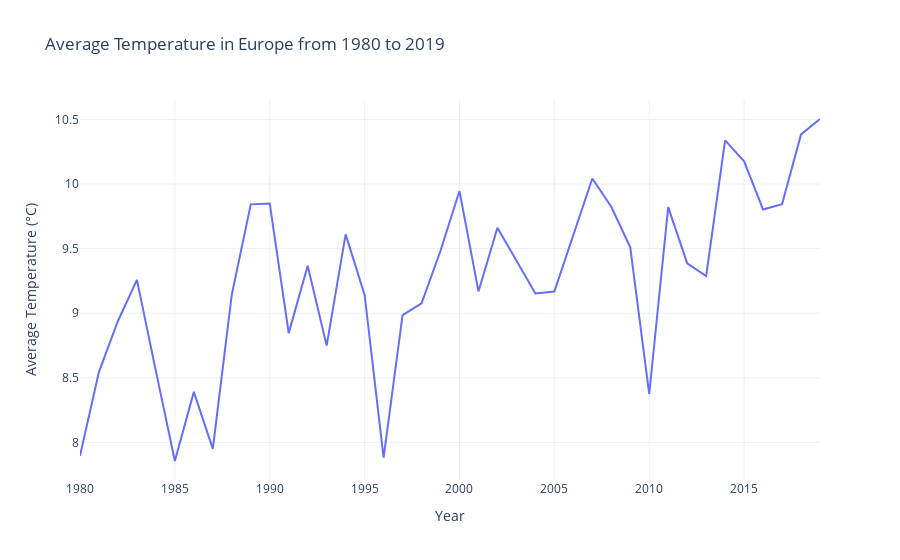

Notebook source saved alongside this figure:
### Markdown cell above
We also provide the overall evolution of annual temperature in Europe:

<details>
<summary><b>Click to toggle code</b></summary>

```python
# Create the line plot 
fig = px.line(
    data_year,
    x='year',
    y='Average Temperature',
    labels={
        'Average Temperature': 'Average Temperature (°C)',
        'year': 'Year'
    },
    title='Average Temperature in Europe from 1980 to 2019',
    template='plotly_white'
)

fig.update_xaxes(dtick=5)  # Set the x-axis tick interval to 1
fig.show()
```

### Code cell
# Create the line plot 
fig = px.line(
    data_year,
    x='year',
    y='Average Temperature',
    labels={
        'Average Temperature': 'Average Temperature (°C)',
        'year': 'Year'
    },
    title='Average Temperature in Europe from 1980 to 2019',
    template='plotly_white'
)

fig.update_xaxes(dtick=5)  # Set the x-axis tick interval to 1
fig.show()

### Figure 1 — Plotly figure (JSON) as saved in the notebook; plotly's stock layout.template omitted (floating-point values rounded to 4 significant figures)
{"data": [{"hovertemplate": "Year=%{x}<br>Average Temperature (°C)=%{y}<extra></extra>", "legendgroup": "", "line": {"color": "#636efa", "dash": "solid"}, "marker": {"symbol": "circle"}, "mode": "lines", "name": "", "orientation": "v", "showlegend": false, "type": "scatter", "x": ["1980", "1981", "1982", "1983", "1984", "1985", "1986", "1987", "1988", "1989", "1990", "1991", "1992", "1993", "1994", "1995", "1996", "1997", "1998", "1999", "2000", "2001", "2002", "2003", "2004", "2005", "2006", "2007", "2008", "2009", "2010", "2011", "2012", "2013", "2014", "2015", "2016", "2017", "2018", "2019"], "xaxis": "x", "y": [7.897, 8.547, 8.94, 9.258, 8.552, 7.856, 8.391, 7.95, 9.144, 9.843, 9.849, 8.846, 9.368, 8.749, 9.61, 9.142, 7.882, 8.985, 9.077, 9.483, 9.946, 9.169, 9.662, 9.407, 9.153, 9.168, 9.604, 10.04, 9.824, 9.511, 8.375, 9.821, 9.386, 9.288, 10.34, 10.18, 9.803, 9.844, 10.38, 10.5], "yaxis": "y"}], "layout": {"legend": {"tracegroupgap": 0}, "title": {"text": "Average Temperature in Europe from 1980 to 2019"}, "xaxis": {"anchor": "y", "domain": [0, 1], "dtick": 5, "title": {"text": "Year"}}, "yaxis": {"anchor": "x", "domain": [0, 1], "title": {"text": "Average Temperature (°C)"}}}}
